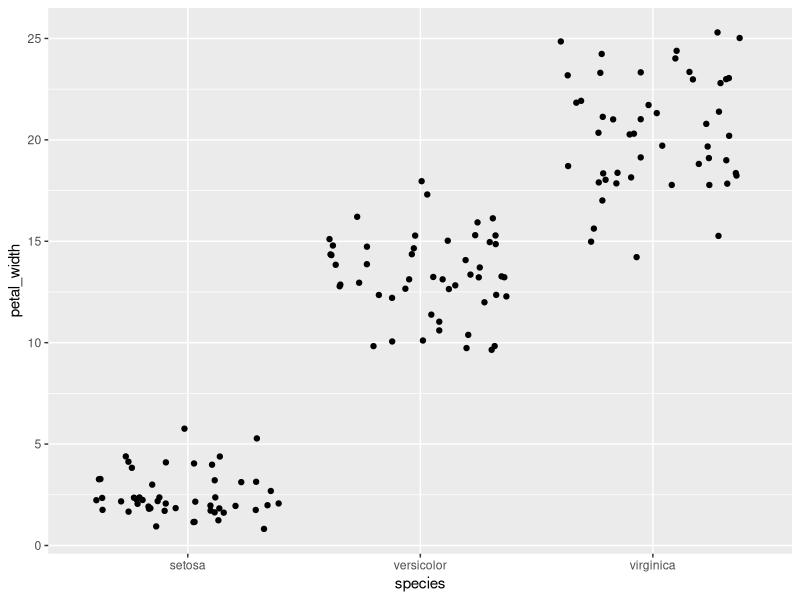
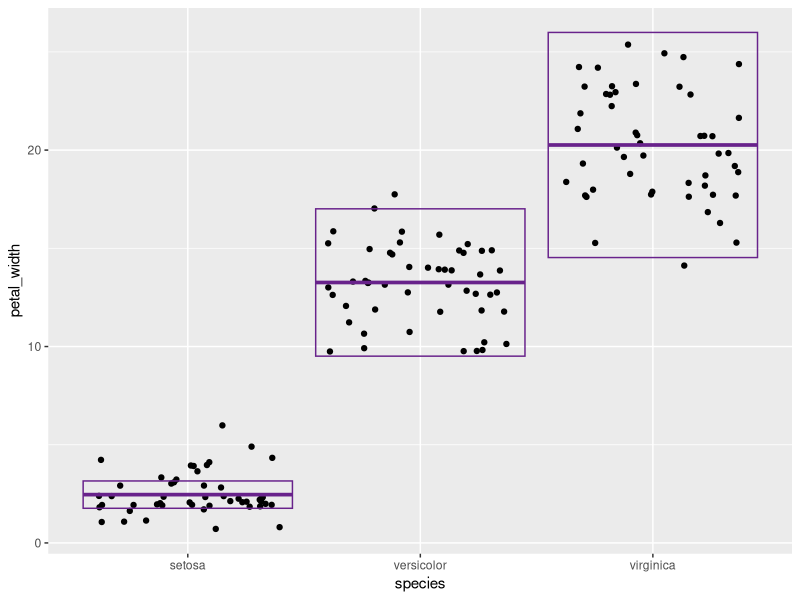
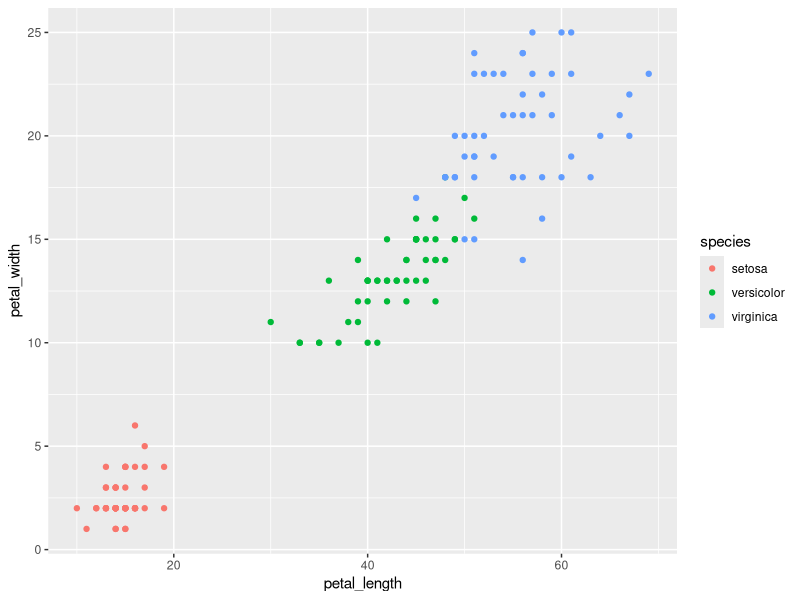

R code for these plots, in order: (Note: this script raises an error after producing the figures.)
## ---- chunk 1
# Load Libraries ----------------------------------------------------------

library(tidyverse)

# Print Data --------------------------------------------------------------

iris
iris <- as_tibble(iris)
iris
## ---- chunk 2
iris_r <- rename(iris, sepal_length = Sepal.Length,
       sepal_width = Sepal.Width,
       petal_length = Petal.Length,
       petal_width = Petal.Width,
       species = Species
       )
iris_r
## ---- chunk 3
iris_cm <- mutate(iris_r, sepal_length = sepal_length * 10,
                  sepal_width = sepal_width * 10,
                  petal_length = petal_length * 10,
                  petal_width = petal_width * 10)
iris_cm
## ---- chunk 4
iris_area <- mutate(iris_cm, sepal_area = sepal_length * sepal_width,
                    petal_area = petal_length * petal_width) %>% 
  select(petal_area, sepal_area, species)

iris_area
## ---- chunk 5
summarize(
  iris_cm,
  sampl_size = n(),
  max = max(sepal_length),
  min = min(sepal_length),
  range = max - min,
  med = median(sepal_length),
  q1 = quantile(sepal_length, probs = 0.25),
  q3 = quantile(sepal_length, probs = 0.75),
  iqr = IQR(sepal_length)
)

## ---- chunk 6
iris_sum <-
  iris_cm %>%
  group_by(species) %>%
  summarize(
    sampl_size = n(),
    mean_w = mean(petal_width),
    str_dev = sd(petal_width),
    var = var(petal_width),
    sem = mean(petal_width) / sqrt(n()),
    ci_upper = mean_w + 2 * sem,
    ci_lower = mean_w - 2 * sem,
  )

iris_sum
## ---- chunk 7
ggplot(data = iris_cm) +
  geom_jitter(mapping = aes(x = species, y = petal_width))
## ---- chunk 8
ggplot(data = iris_cm) +
  geom_jitter(mapping = aes(x = species, y = petal_width)) +
  geom_crossbar(
    data = iris_sum,
    mapping = aes(x = species, y = mean_w, ymax = ci_upper, ymin = ci_lower),
    color = "darkorchid4"
  )
## ---- chunk 9
ggplot(data = iris_cm) +
  geom_point(mapping = aes(x = petal_length,
                          y = petal_width,
                          color = species)) 
## ---- chunk 10
sessioninfo::session_info()
